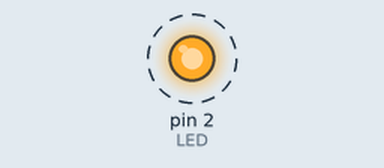
Recording of a sketch running on a simulated Arduino Nano, built with avr-gcc and run on an emulated ATmega328P. Shown: output pins drawn as LEDs (lit = HIGH). Dashed ring = blinking.

Above: at 0.2 s.
Timing chart, 0 to 3.0 s (numbered marks = the images above):
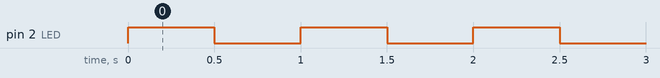

Measured:
- by itself, pin 2 (LED): alternates HIGH for 0.50 s and LOW for 0.50 s

The sketch:

blink_test.ino
```cpp
/* blink an LED on pin 13 on and off in half second intervals.

on the Arduino Nano, pin 13 (SCK) has a resistor and LED built in so it is used
here to keep this basic test program working with minimal setup -- just power
the Arduino Nano and watch it go on its own. */

int LED = 2;           // sets LED to pin 13
int DelayTime = 500;        // sets delay time in 1/1000ths of a second

void setup()            // declares setup portion of code
{
  pinMode(LED, OUTPUT);     // sets LED pin as an output
}

void Turn_LED_On()          // declares function to turn LED on
{
  digitalWrite(LED, HIGH);    // brings LED pin HIGH, turning it on
}

void Turn_LED_Off()         // declares function to turn LED off
{
  digitalWrite(LED, LOW);     // brings LED pin LOW, turning it off
}

void Wait_Some()          // declares function for delay
{
  delay(DelayTime);       // pauses for DelayTime in 1/1000s sececond
}

void loop()             // declares loop portion of code
                  // this is where the program actually runs
{
  Turn_LED_On();          // turns LED on
  Wait_Some();          // waits some
  Turn_LED_Off();         // turns LED off
  Wait_Some();          // waits some more
}
```
